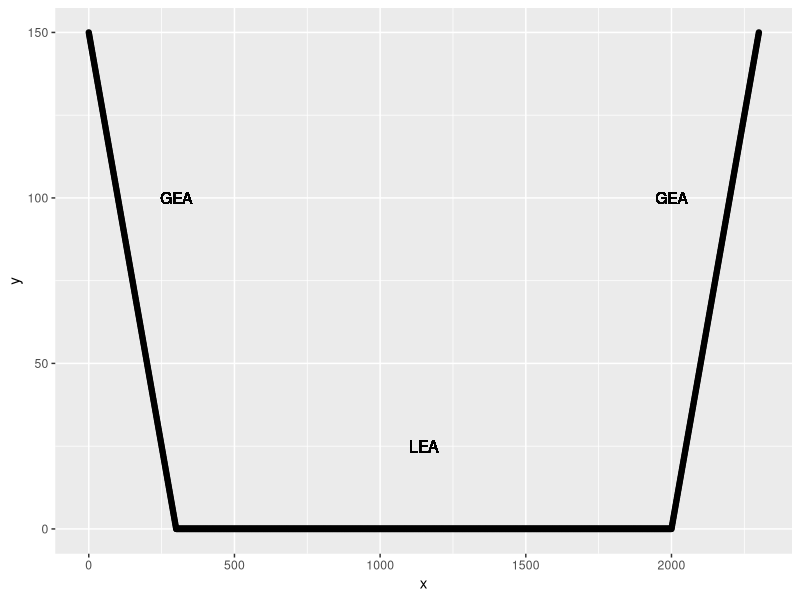
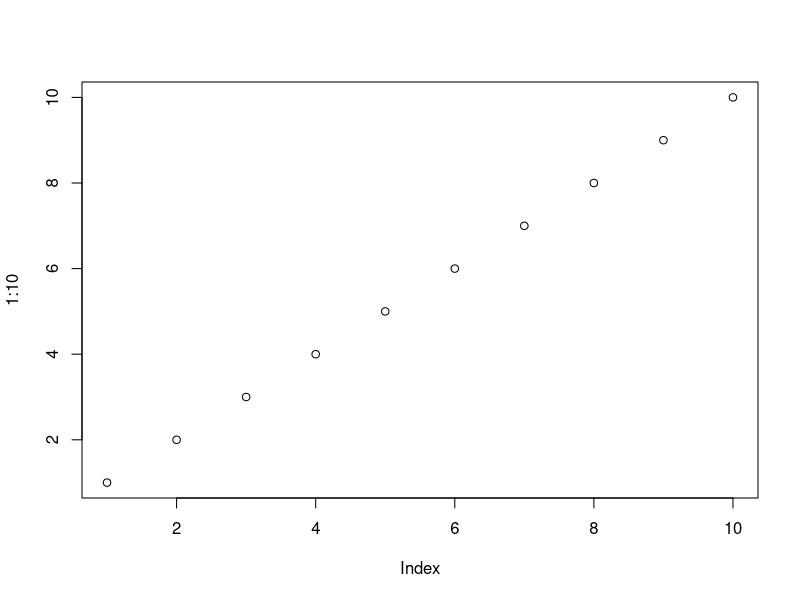
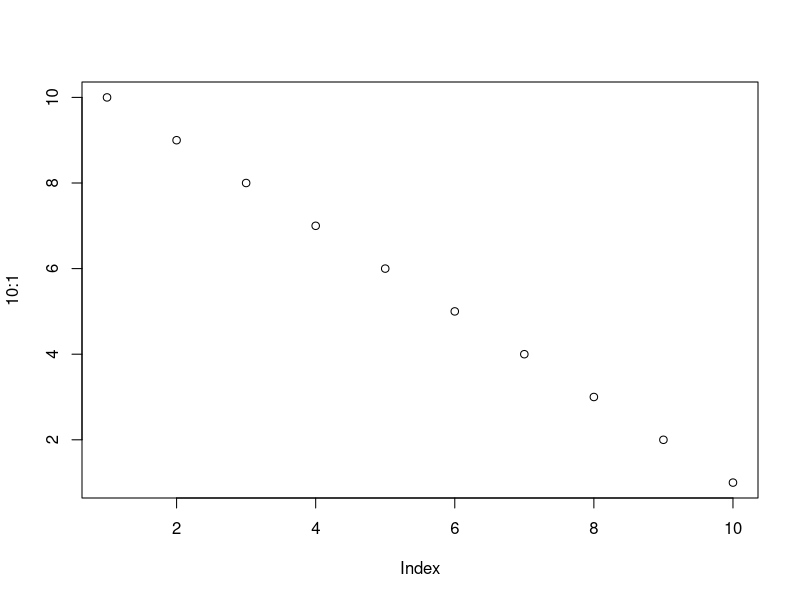

R code for these plots, in order:
## ---- chunk 1
knitr::opts_chunk$set(
  collapse = TRUE,
  comment = "#>"
)
## ---- chunk 2
library(ggplot2)
sim_groove <- function(beta = c(-0.5,0.5), a = 300)
{
  x <- seq(from = 0, to = 2300, by = 1)
  med <- median(x)
  y <- 1*(x <= a)*(beta[1]*(x - med) - beta[1]*(a - med)) + 
    1*(x >= 2300 - a)*(beta[2]*(x - med) - beta[2]*(2300 - a - med))
  return(data.frame("x" = x, "y" = y))
}

d <- sim_groove()
ggplot(data = d) +
  geom_point(aes(x = x, y = y)) +
  geom_text(mapping = aes(x = 300, y = 100, label = "GEA")) + 
  geom_text(mapping = aes(x = 2000, y = 100, label = "GEA")) +
  geom_text(mapping = aes(x = 2300/2, y = 25, label = "LEA"))

## ---- chunk 3
plot(1:10)
plot(10:1)
## ---- chunk 4
knitr::kable(head(mtcars, 10))
